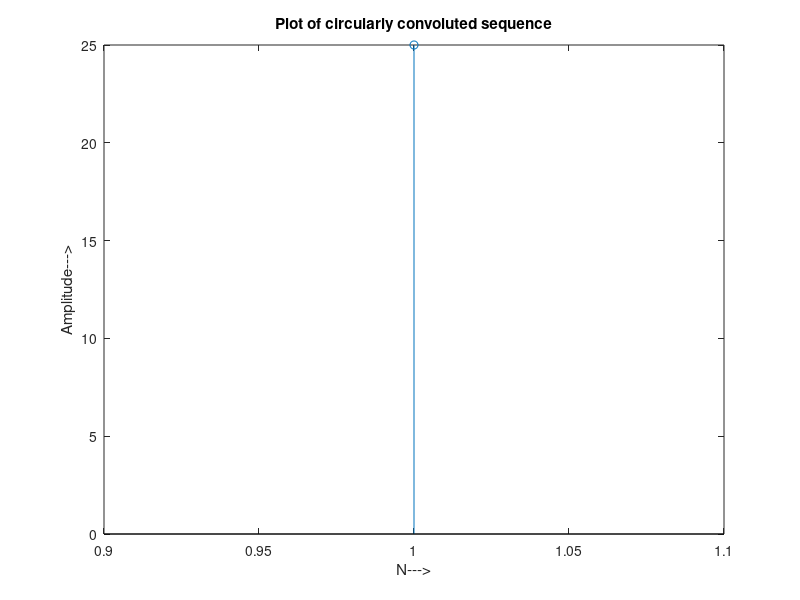

MATLAB code for this plot:
%circular convolution with inbuilt function
clc;
clear all;
close all;
x=input("Enter the first input sequence x[n]= ");
%xsi=input("Enter the starting index of x[n]= ");
y=input("Enter the first input sequence y[n]= ");
%ysi=input("Enter the starting index of y[n]= ");
N=max(length(x),length(y));
h=cconv(x,y,N);
stem(h);
xlabel("N--->"),ylabel("Amplitude--->");
title("Plot of circularly convoluted sequence")
%for continuous
